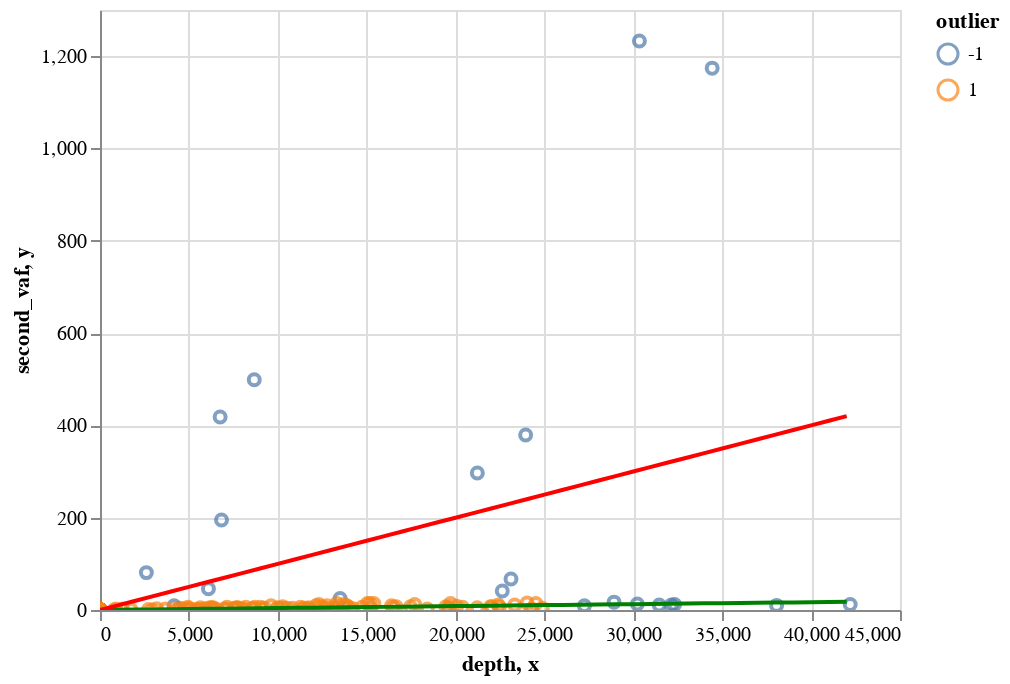

The notebook cell this image was saved under:
### Code cell
model.plot("chr7:55249071").interactive(  bind_x = False)

### Figure 1 — Vega-Lite specification as saved in the notebook (floating-point values rounded to 4 significant figures; data arrays with more than 128 entries replaced by an {"elided": "..."} marker saying what was removed)
{"config": {"view": {"continuousWidth": 400, "continuousHeight": 300}}, "layer": [{"data": {"name": "data-669e78f12b60e22b8cc4f64c95716e1e"}, "mark": "point", "encoding": {"color": {"type": "nominal", "field": "outlier"}, "tooltip": [{"type": "nominal", "field": "file"}, {"type": "nominal", "field": "sample"}, {"type": "quantitative", "field": "depth"}, {"type": "quantitative", "field": "fraction"}, {"type": "quantitative", "field": "outlier"}], "x": {"type": "quantitative", "field": "depth"}, "y": {"type": "quantitative", "field": "second_vaf"}}, "selection": {"selector033": {"type": "interval", "bind": "scales", "encodings": ["x", "y"]}, "selector034": {"type": "interval", "bind": "scales", "encodings": ["y"]}}}, {"data": {"name": "data-81f9b59762e2f3eb17eed80060679a97"}, "mark": {"type": "line", "color": "green"}, "encoding": {"x": {"type": "quantitative", "field": "x"}, "y": {"type": "quantitative", "field": "y"}}}, {"data": {"name": "data-f255d3699956f4cd53778e044956147c"}, "mark": {"type": "line", "color": "red"}, "encoding": {"x": {"type": "quantitative", "field": "x"}, "y": {"type": "quantitative", "field": "y"}}}], "$schema": "https://vega.github.io/schema/vega-lite/v4.8.1.json", "datasets": {"data-669e78f12b60e22b8cc4f64c95716e1e": {"elided": "236 records"}, "data-81f9b59762e2f3eb17eed80060679a97": [{"x": 0, "y": 4.725e-08}, {"x": 1000, "y": 0.4232}, {"x": 2000, "y": 0.8464}, {"x": 3000, "y": 1.27}, {"x": 4000, "y": 1.693}, {"x": 5000, "y": 2.116}, {"x": 6000, "y": 2.539}, {"x": 7000, "y": 2.962}, {"x": 8000, "y": 3.385}, {"x": 9000, "y": 3.809}, {"x": 10000, "y": 4.232}, {"x": 11000, "y": 4.655}, {"x": 12000, "y": 5.078}, {"x": 13000, "y": 5.501}, {"x": 14000, "y": 5.924}, {"x": 15000, "y": 6.348}, {"x": 16000, "y": 6.771}, {"x": 17000, "y": 7.194}, {"x": 18000, "y": 7.617}, {"x": 19000, "y": 8.04}, {"x": 20000, "y": 8.464}, {"x": 21000, "y": 8.887}, {"x": 22000, "y": 9.31}, {"x": 23000, "y": 9.733}, {"x": 24000, "y": 10.16}, {"x": 25000, "y": 10.58}, {"x": 26000, "y": 11.0}, {"x": 27000, "y": 11.43}, {"x": 28000, "y": 11.85}, {"x": 29000, "y": 12.27}, {"x": 30000, "y": 12.7}, {"x": 31000, "y": 13.12}, {"x": 32000, "y": 13.54}, {"x": 33000, "y": 13.96}, {"x": 34000, "y": 14.39}, {"x": 35000, "y": 14.81}, {"x": 36000, "y": 15.23}, {"x": 37000, "y": 15.66}, {"x": 38000, "y": 16.08}, {"x": 39000, "y": 16.5}, {"x": 40000, "y": 16.93}, {"x": 41000, "y": 17.35}, {"x": 42000, "y": 17.77}], "data-f255d3699956f4cd53778e044956147c": [{"x": 0, "y": 0.0}, {"x": 1000, "y": 10.0}, {"x": 2000, "y": 20.0}, {"x": 3000, "y": 30.0}, {"x": 4000, "y": 40.0}, {"x": 5000, "y": 50.0}, {"x": 6000, "y": 60.0}, {"x": 7000, "y": 70.0}, {"x": 8000, "y": 80.0}, {"x": 9000, "y": 90.0}, {"x": 10000, "y": 100.0}, {"x": 11000, "y": 110.0}, {"x": 12000, "y": 120.0}, {"x": 13000, "y": 130.0}, {"x": 14000, "y": 140.0}, {"x": 15000, "y": 150.0}, {"x": 16000, "y": 160.0}, {"x": 17000, "y": 170.0}, {"x": 18000, "y": 180.0}, {"x": 19000, "y": 190.0}, {"x": 20000, "y": 200.0}, {"x": 21000, "y": 210.0}, {"x": 22000, "y": 220.0}, {"x": 23000, "y": 230.0}, {"x": 24000, "y": 240.0}, {"x": 25000, "y": 250.0}, {"x": 26000, "y": 260.0}, {"x": 27000, "y": 270.0}, {"x": 28000, "y": 280.0}, {"x": 29000, "y": 290.0}, {"x": 30000, "y": 300.0}, {"x": 31000, "y": 310.0}, {"x": 32000, "y": 320.0}, {"x": 33000, "y": 330.0}, {"x": 34000, "y": 340.0}, {"x": 35000, "y": 350.0}, {"x": 36000, "y": 360.0}, {"x": 37000, "y": 370.0}, {"x": 38000, "y": 380.0}, {"x": 39000, "y": 390.0}, {"x": 40000, "y": 400.0}, {"x": 41000, "y": 410.0}, {"x": 42000, "y": 420.0}]}}
